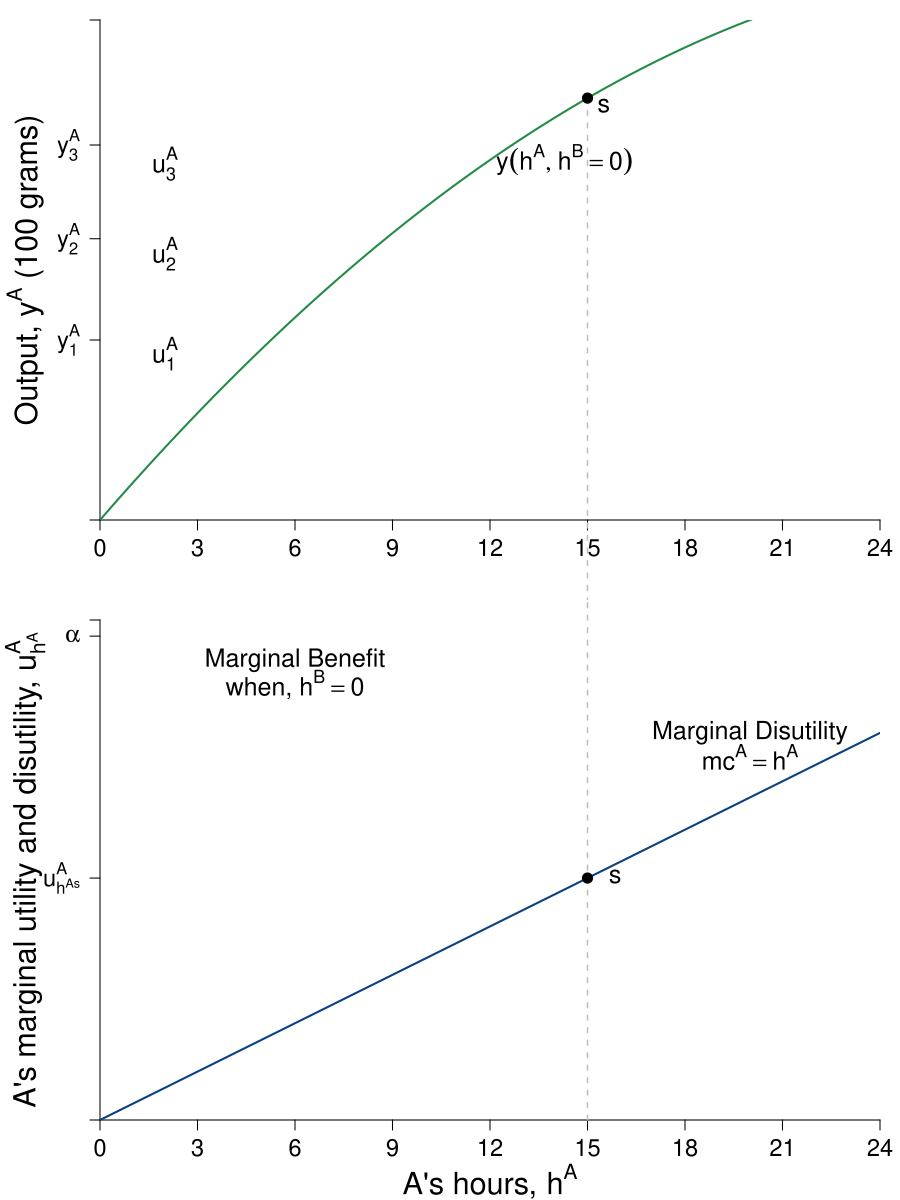

Here is the R script that generated this plot:
require(shape)
pdf(file = "coordination_failures/production_mc.pdf", width = 9, height = 12)

#Set parameters for graphics
pointsize <- 1.8
axislabelsize <- 1.8
labelsize <- 1.5
namesize <- 1.8
annotatesize <- 1.5
graphlinewidth <- 2
segmentlinewidth <- 1.5

COL <- c("#7fc97f", "#beaed4", "#fdc086", "#ffff99", "#386cb0", "#f0027f", "#bf5b17", "#666666")
COLA <- c("#99d8c9","#66c2a4","#41ae76", "#238b45", "#005824")
COLB <- c("#4eb3d3", "#2b8cbe", "#0868ac","#084081")


#Need to create a stacked graph and 
#use the option mfrow = c(2,1) for that
par(mar =  c(4, 5, 1, 1), mfrow = c(2,1))

indiffA <- function(ea, uA = 46.08) {
  uA + (1/2)*(ea)^2
}

output <- function(ea, eb = 12, alpha = 30, beta = 1/2){
  (alpha - beta*(ea+eb))*ea
}

uA <- function(ea, ya = output) {
  ya - 0.5*(ea)^2
}

mrsA <- function(ea){
  ea
}

slopeline <- function(ea, yint = 0.5, slope = 2){
  yint + slope*ea
}


xlims <- c(0, 24)
ylims <- c(0, 400)

npts <- 501 
x <- seq(xlims[1], xlims[2], length.out = npts)
y <- seq(ylims[1], ylims[2], length.out = npts) 
a <- c(uA(ea = 12, output(ea = 12, eb = 12)), uA(ea = 15, output(ea = 15, eb = 0)), 300)

plot(0, 0, xlim = xlims, ylim = ylims, type = "n",
     xlab = expression(paste("")),
     ylab = expression(paste("")), 
     xaxt = "n", 
     yaxt = "n", 
     cex.lab = axislabelsize, 
     bty = "n",
     xaxs="i", 
     yaxs="i")

# ticksy <- seq(from = 0, to = ylims[2], by = 2)
# ylabels <- seq(from = 0, to = ylims[2], by = 2)
ticksx <- seq(from = 0, to = xlims[2], by = 3)
xlabels <- seq(from = 0, to = xlims[2], by = 3)
ticksy <- c(0, 144, 225, 300, ylims[2])
ylabels <- c(NA, expression(paste(y[1]^A)), expression(paste(y[2]^A)), expression(paste(y[3]^A)), NA)
# ticksx <- c(0, 6.9, 12, 9.6, 16, 24, 26)
# xlabels <- c(NA, expression(paste(e^A,"*")), expression(paste(1/2*beta)), expression(paste(e^{AN})), expression(paste(alpha)), expression(paste(1/beta)), NA)

axis(1, at = ticksx, pos = 0, labels = xlabels, cex.axis= labelsize - 0.05)
axis(2, at = ticksy, pos = 0, labels = ylabels, las = 1, cex.axis= labelsize - 0.05)

npts <- 500 
xx1 <- seq(xlims[1], xlims[2], length.out = npts)

lines(xx1, output(xx1, eb = 0), col = COLA[4], lwd = graphlinewidth)
#lines(xx1, output(xx1, eb = 12), col = COLA[4], lwd = graphlinewidth)

# contour(x, y,
#         outer(x, y, uA),
#         drawlabels = FALSE,
#         col = COLB[4],
#         lwd = graphlinewidth,
#         levels = a,
#         xaxs="i",
#         yaxs="i",
#         add = TRUE)

# segments(12, 300, 12, -300, lty = 2, col = "gray", lwd = segmentlinewidth, xpd = 350)
segments(15, output(ea = 15, eb = 0), 15, -300, lty = 2, col = "gray", lwd = segmentlinewidth, xpd = 350)

# segments(2, 0, 2, ylims[2], lty = 2, col = "gray" , lwd = segmentlinewidth)
# segments(6, 0, 6, ylims[2], lty = 2, col = "gray" , lwd = segmentlinewidth)

#Axis labels
#mtext(expression(paste("A's hours, ", h^A)), side=1, line = 3.2, cex = axislabelsize)
#text(0.5*xlims[2], -40, expression(paste("A's hours, ", h^A)), xpd = TRUE, cex = axislabelsize)
text(-2.3, 0.5*ylims[2], expression(paste("Output, ", y^A," (100 grams)")), xpd = TRUE, cex = axislabelsize, srt = 90)

# text(-0.9, 0.5*ylims[2], expression(paste("Output, ", y^A)), xpd = TRUE, cex = axislabelsize, srt = 90)
# text(5, 12, expression(paste("slope", phantom()==h^A, phantom() == 2)), cex = annotatesize)
# Arrows(3.6, 12, 2.4, 12, col = "black", lty = 1, lwd = 2, arr.type = "triangle", arr.lwd = 0.5)
# text(9, 28, expression(paste("slope", phantom()==h^A, phantom() == 6)), cex = annotatesize)
# Arrows(7.6, 28, 6.4, 28, col = "black", lty = 1, lwd = 2, arr.type = "triangle", arr.lwd = 0.5)

#Label the iso-welfare functions for the HG, Aisha
text(2, 133, expression(u[1]^A), cex = annotatesize)
text(2, 213, expression(u[2]^A), cex = annotatesize)
text(2, 285, expression(u[3]^A), cex = annotatesize)

# points(12, output(ea = 12), pch = 16, col = "black", cex = 1.5)
# text(12 + 0.5, output(ea = 12) - 6, expression(paste(n)), cex = annotatesize)

points(15, output(ea = 15, eb = 0), pch = 16, col = "black", cex = 1.5)
text(15 + 0.5, output(ea = 15, eb = 0) - 6, expression(paste(s)), cex = annotatesize)


text(14.3, 288, expression(paste(y(h^A, h^B == 0))), cex = annotatesize)
# text(19.8, 260, expression(paste(y(h^A, h^B >0))), cex = annotatesize)

MBenefit <- function(ea, eb = 12, alpha = 30, beta = 1/2) {
  (alpha - beta*eb - 2*beta*ea)
}

MCost <- function(ea, slope = 1, intercept = 0){
  slope*ea
}


xlims <- c(0, 24)
ylims <- c(0, 31)

npts <- 501 
x <- seq(xlims[1], xlims[2], length.out = npts)
y <- seq(ylims[1], ylims[2], length.out = npts) 

plot(0, 0, xlim = xlims, ylim = ylims, type = "n",
     xlab = expression(paste("")),
     ylab = expression(paste("")), 
     xaxt = "n", 
     yaxt = "n", 
     cex.lab = axislabelsize, 
     bty = "n",
     xaxs="i", 
     yaxs="i")

# ticksy <- seq(from = 0, to = ylims[2], by = 2)
# ylabels <- seq(from = 0, to = ylims[2], by = 2)
# ticksx <- seq(from = 0, to = xlims[2], by = 2)
# xlabels <- seq(from = 0, to = xlims[2], by = 2)
ticksy <- c(0, MBenefit(15, eb = 0), 30, ylims[2])
ylabels <- c(NA, expression(paste(u[h^As]^A)), expression(paste(alpha)), NA)
# ticksx <- c(0, 12, 15, 24, 30, xlims[2])
# xlabels <- c(0, 12, 15, 24, 30, xlims[2])
ticksx <- seq(xlims[1], xlims[2], 3)
xlabels <- seq(xlims[1], xlims[2], 3)
#xlabels <- c(NA, expression(paste(h[1]^A)), expression(paste(h[2]^A)), expression(paste(frac(alpha - beta*h^b,2*beta) )), expression(paste(frac(alpha,2*beta) )), NA)

axis(1, at = ticksx, pos = 0, labels = xlabels ,las = 1, cex.axis = labelsize - 0.05)
axis(2, at = ticksy, pos = 0, labels = ylabels, las = 1, cex.axis = labelsize - 0.05)
#text(x = c(0, 12, 15, 24, 30, xlims[2]), par("usr")[3] - 0.4, labels = xlabels, srt = 0, pos = 1, xpd = TRUE, cex = labelsize - 0.05)

#mtext(expression(paste("Aram's hours, ", h^A)), side=1, line = 4, cex = axislabelsize)
text(0.5*xlims[2], -3.8, expression(paste("A's hours, ", h^A)), xpd = TRUE, cex = axislabelsize)
text(-2.3, 0.5*ylims[2], expression(paste("A's marginal utility and disutility, ", u[h^A]^A)), xpd = TRUE, cex = axislabelsize, srt = 90) 

npts <- 500 
xx1 <- seq(xlims[1], xlims[2], length.out = npts)
xx2 <- seq(4, 8, length.out = npts)

#lines(xx1, MBenefit(xx1, eb = 12), col = COLA[4], lwd = graphlinewidth)
#lines(xx1, MBenefit(xx1, eb = 0), col = COLA[4], lwd = graphlinewidth)
lines(xx1, MCost(xx1), col = COLB[4], lwd = graphlinewidth)

#For NE hours = 12
# segments(0, 12, 12, 12, lty = 2, col =  "gray", lwd = segmentlinewidth)
# segments(12, 0, 12, 300, lty = 2, col = "gray", lwd = segmentlinewidth, xpd = 350)
segments(15, 0, 15, 300, lty = 2, col = "gray", lwd = segmentlinewidth, xpd = 350)


#segments(0, 12, 300, 12, lty = 2, col =  "gray", lwd = segmentlinewidth, xpd = TRUE)

#For P-efficient hours = 10
#segments(0, MBenefit(15, eb = 0), 15, MBenefit(15, eb = 0), lty = 2, col = "gray" , lwd = segmentlinewidth)
#segments(15, 0, 15, MBenefit(15, eb = 0),  lty = 2, col = "gray" , lwd = segmentlinewidth)


text(6, 28.5, expression(paste("Marginal Benefit")), cex = labelsize)
text(6, 27, expression(paste("when, ", h^B== 0 )), cex = labelsize)
#text(8, 26.5, expression(paste("Marginal Benefit")), cex = labelsize)
#text(8, 25, expression(paste("when, ", h^B== 0 )), cex = labelsize)
#text(11.5, 24.3, expression(paste(mb^A== alpha - 2*beta*h^A )), cex = labelsize)
#text(11.5, 22.5, expression(paste("when, ", h^B== 0 )), cex = labelsize)

# text(6, 14.5, expression(paste("Marginal Benefit ")), cex = labelsize)
# text(6, 13, expression(paste("when, ", h^B > 0 )), cex = labelsize)
#text(5.5, 15.5, expression(paste("Marginal Benefit ")), cex = labelsize)
#text(5.5, 14, expression(paste("when, ", h^B > 0 )), cex = labelsize)
#text(24.5, 13.5, expression(paste(mb^A == alpha - beta*h^B - 2*beta*h^A)), cex = labelsize)
#text(24.5, 12, expression(paste("when, ", h^B > 0 )), cex = labelsize)
#Arrows(21.5, 12.5, 17, 8, col = "black", lty = 1, lwd = 2, arr.type = "triangle", arr.lwd = 0.5)


text(20, 24, expression(paste("Marginal Disutility")), cex = labelsize)
text(20, 22.5, expression(paste(mc^A == h^A)), cex = labelsize)


# points(12, 12, pch = 16, col = "black", cex = 1.5)
# text(12 + 0.85, 12.1, expression(paste(n)), cex = labelsize)

points(15, 15, pch = 16, col = "black", cex = 1.5)
text(15 + 0.85, 15.1, expression(paste(s)), cex = labelsize)

dev.off()
